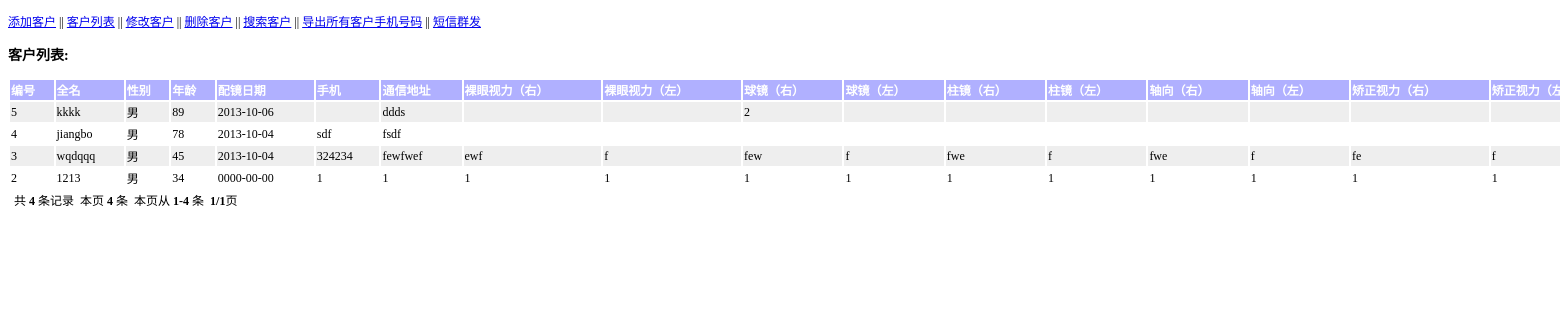
/customer.php, run on the app's committed database.
### tables this page shows
CREATE TABLE `customers` (
  `id` int(11) NOT NULL COMMENT '编号',
  `fullname` varchar(30) DEFAULT NULL COMMENT '全名',
  `sex` varchar(5) DEFAULT NULL COMMENT '性别',
  `age` tinyint(3) DEFAULT NULL COMMENT '年龄',
  `peijingDate` date DEFAULT NULL COMMENT '配镜日期',
  `telphone` varchar(39) DEFAULT NULL COMMENT '手机',
  `address` varchar(255) DEFAULT NULL COMMENT '通信地址',
  `r-luoyanshili` varchar(10) DEFAULT NULL COMMENT '裸眼视力（右）：',
  `l-luoyanshili` varchar(10) DEFAULT NULL COMMENT '裸眼视力（左）：',
  `r-qiujing` varchar(10) DEFAULT NULL COMMENT '球镜（右）：',
  `l-qiujing` varchar(10) DEFAULT NULL COMMENT '球镜（左）：',
  `r-zhujing` varchar(10) DEFAULT NULL COMMENT '柱镜（右）：',
  `l-zhujing` varchar(10) DEFAULT NULL COMMENT '柱镜（左）：',
  `r-zhouxiang` varchar(10) DEFAULT NULL COMMENT '轴向（右）：',
  `l-zhouxiang` varchar(10) DEFAULT NULL COMMENT '轴向（左）：',
  `r-jiaozhengshili` varchar(10) DEFAULT NULL COMMENT '矫正视力（右）：',
  `l-jiaozhengshili` varchar(10) DEFAULT NULL COMMENT '矫正视力（左）：',
  `yuanyongtongju` int(10) DEFAULT NULL COMMENT '远用瞳距：',
  `yongtu` varchar(10) DEFAULT NULL COMMENT '用途：',
  `price` double DEFAULT NULL COMMENT '消费金额：',
  `buytime` int(11) DEFAULT NULL COMMENT '购买次数：',
  `jianpin` varchar(25) DEFAULT NULL COMMENT '简拼',
  `desc` varchar(255) DEFAULT NULL COMMENT '备注',
  PRIMARY KEY (`id`)
);

### customer_list.inc.php (the view, shortened to what this page needs)
<?php
        $where = array();
        $param = "";
		$title = "";
        if(!empty($where)){
            $where = "WHERE ".implode(" and ", $where);
			$title = "搜索：";
        }else {
			$where = "";
			$title = "客户列表:";
		}
		echo '<h3>'.$title.'</h3>';
?>
<div>
<table width="2000px;" id="table">
	<tr align="left" bgcolor="#cccccc" class="caption">
		<th>编号</th><th>全名</th> <th>性别</th> <th>年龄</th> <th>配镜日期</th> <th>手机</th> <th>通信地址</th><th>裸眼视力（右）</th><th>裸眼视力（左）</th><th>球镜（右）</th><th>球镜（左）</th><th>柱镜（右）</th><th>柱镜（左）</th><th>轴向（右）</th><th>轴向（左）</th><th>矫正视力（右）</th><th>矫正视力（左）</th><th>远用瞳距</th><th>用途</th><th>消费金额</th><th>购买次数</th><th>简拼</th>
	</tr>
	<?php
		include "page.class.php";
		$sql = "SELECT count( * ) FROM customers {$where}";
		$result = mysql_query($sql) or die("查询sql有问题".$sql);
		list($total) = mysql_fetch_row($result);
		$page = new Page($total, 20, $param);
		$sql = "SELECT * FROM customers {$where} ORDER BY id DESC {$page->limit}";
		$result = mysql_query($sql);
		if($result && mysql_num_rows($result) > 0 ) {
			$i = 0;
			while($line = mysql_fetch_array($result, MYSQL_ASSOC)) {
				if($i++%2==0)
					echo '<tr bgcolor="#eeeeee">';
				else
					echo '<tr>';
				echo '<td>'.$line['id'].'</td>';
				echo '<td>'.$line['fullname'].'</td>';
				echo '<td>'.$line['sex'].'</td>';
				echo '<td>'.$line['age'].'</td>';
				echo '<td>'.$line['peijingDate'].'</td>';
				echo '<td>'.$line['telphone'].'</td>';
				echo '<td>'.$line['address'].'</td>';
				echo '<td>'.$line['r-luoyanshili'].'</td>';
				echo '<td>'.$line['l-luoyanshili'].'</td>';
				echo '<td>'.$line['r-qiujing'].'</td>';
				echo '<td>'.$line['l-qiujing'].'</td>';
				echo '<td>'.$line['r-zhujing'].'</td>';
				echo '<td>'.$line['l-zhujing'].'</td>';
				echo '<td>'.$line['r-zhouxiang'].'</td>';
				echo '<td>'.$line['l-zhouxiang'].'</td>';
				echo '<td>'.$line['r-jiaozhengshili'].'</td>';
				echo '<td>'.$line['l-jiaozhengshili'].'</td>';
				echo '</tr>';
			}
			echo '<tr><td colspan="6">'.$page->fpage().'</td></tr>';
		}else {
			echo '<tr><td colspan="6" align="center">没有客户被找到</td></tr>';
		}
	?>
</div>

### customer.php (shortened to what this page needs)
<!DOCTYPE html PUBLIC "-//W3C//DTD XHTML 1.0 Transitional//EN" "http://www.w3.org/TR/xhtml1/DTD/xhtml1-transitional.dtd">
<html xmlns="http://www.w3.org/1999/xhtml">
<head>
</head>
<body>
<p>
				<a href="customer.php?action=add">添加客户</a> ||
				<a href="customer.php?action=list">客户列表</a> ||
                <a href="#" onclick="updateCustomer(this)">修改客户</a> ||
                <a href="javascript:deleteCustomer();">删除客户</a> ||
				<a href="customer.php?action=ser">搜索客户</a> ||
				<a href="customer.php?action=daochu">导出所有客户手机号码</a> ||
				<a href="http://www.shangxintong.cc" target="blank">短信群发</a>
</p>
<?php
				if($_GET["action"] == "add") {
					include "customer_add.inc.php";
				} else if($_GET["action"] == "mod") {
					include "customer_mod.inc.php";
				} else if($_GET["action"] == "ser"){
					include "customer_ser.inc.php";
				}else
				{
					include "customer_list.inc.php";
				}
			?>
</body>
</html>

### page.class.php (shortened to what this page needs)
<?php
	class Page {
		private $total;
		private $listRows;
		private $uri;
		private $pageNum;
		private $page;
		private $config = array(
							'head' => "条记录",
							'prev' => "上一页",
							'next' => "下一页",
							'first'=> "首页",
							'last' => "末页"
						);
		private $listNum = 10;
		public function __construct($total, $listRows=25, $query="", $ord=true){
			$this->total = $total;
			$this->listRows = $listRows;
			$this->uri = $this->getUri($query);
			$this->pageNum = ceil($this->total / $this->listRows);
			if(!empty($_GET["page"])) {
				$page = $_GET["page"];
			}else{
				if($ord)
					$page = 1;
				else
					$page = $this->pageNum;
			}
			if($total > 0) {
				if(preg_match('/\D/', $page) ){
					$this->page = 1;
				}else{
					$this->page = $page;
				}
			}else{
				$this->page = 0;
			}
			$this->limit = "LIMIT ".$this->setLimit();
		}
		function __get($args){
			if($args == "limit" || $args == "page")
				return $this->$args;
			else
				return null;
		}
		function fpage(){
			$arr = func_get_args();
			$html[0] = "&nbsp;共<b> {$this->total} </b>{$this->config["head"]}&nbsp;";
			$html[1] = "&nbsp;本页 <b>".$this->disnum()."</b> 条&nbsp;";
			$html[2] = "&nbsp;本页从 <b>{$this->start()}-{$this->end()}</b> 条&nbsp;";
			$html[3] = "&nbsp;<b>{$this->page}/{$this->pageNum}</b>页&nbsp;";
			$html[4] = $this->firstprev();
			$html[5] = $this->pageList();
			$html[6] = $this->nextlast();
			$html[7] = $this->goPage();
			$fpage = '<div style="font:12px \'\5B8B\4F53\',san-serif;">';
			if(count($arr) < 1)
				$arr = array(0, 1,2,3,4,5,6,7);
			for($i = 0; $i < count($arr); $i++)
				$fpage .= $html[$arr[$i]];
			$fpage .= '</div>';
			return $fpage;
		}
		private function setLimit(){
			if($this->page > 0)
				return ($this->page-1)*$this->listRows.", {$this->listRows}";
			else
				return 0;
		}
		private function getUri($query){
			$request_uri = $_SERVER["REQUEST_URI"];
			$url = strstr($request_uri,'?') ? $request_uri :  $request_uri.'?';
			$arr = parse_url($url);
			if(isset($arr["query"])){
				parse_str($arr["query"], $arrs);
				unset($arrs["page"]);
				$url = $arr["path"].'?'.http_build_query($arrs);
			}
			return $url;
		}
		private function start(){
			if($this->total == 0)
				return 0;
			else
				return ($this->page-1) * $this->listRows+1;
		}
		private function end(){
			return min($this->page * $this->listRows, $this->total);
		}
		private function pageList(){
			$linkPage = "&nbsp;<b>";
			$inum = floor($this->listNum/2);
			for($i = $inum; $i >= 1; $i--){
				$page = $this->page-$i;
			}
			for($i=1; $i <= $inum; $i++){
				$page = $this->page+$i;
				if($page <= $this->pageNum)
					$linkPage .= "<a href='{$this->uri}page={$page}'>{$page}</a>&nbsp;";
				else
					break;
			}
			$linkPage .= '</b>';
			return $linkPage;
		}
		private function disnum(){
			if($this->total > 0){
				return $this->end()-$this->start()+1;
			}else{
				return 0;
			}
		}
	}

### customer.php (style rules this page uses)
body { font-size:12px; }
table .caption { background:#B0B0FF; color:#FFFFFF; test-align:left; }

### data on the page
customers: id "5", fullname "kkkk", sex "男", age "89", peijingDate "2013-10-06", address "ddds", value "2"
customers: id "4", fullname "jiangbo", sex "男", age "78", peijingDate "2013-10-04", telphone "sdf", address "fsdf"
customers: id "3", fullname "wqdqqq", sex "男", age "45", peijingDate "2013-10-04", telphone "324234", address "fewfwef", value "ewf", value "f", value "few", value "fwe", value "fe"
customers: id "2", fullname "1213", sex "男", age "34", peijingDate "0000-00-00", telphone "1", address "1", value "1"

### other printed values
$title "客户列表:"
$this->total "4"
$this->config["head"] "条记录"
$this->disnum() "4"
$this->start() "1"
$this->end() "4"
$this->page "1"
$this->pageNum "1"
